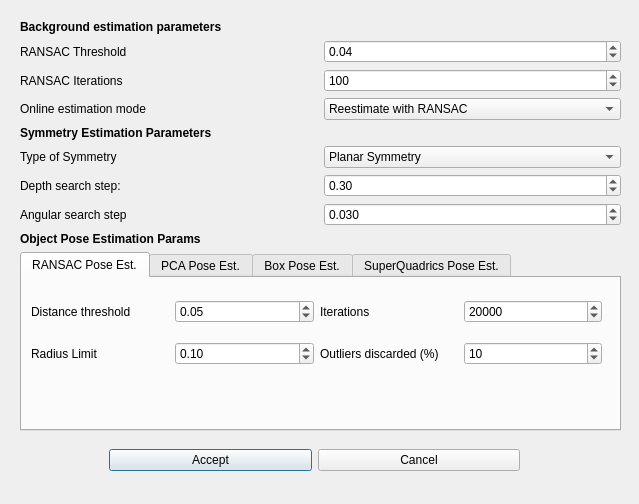
<?xml version="1.0" encoding="UTF-8"?>
<ui version="4.0">
 <class>SetParamsDlg</class>
 <widget class="QDialog" name="SetParamsDlg">
  <property name="geometry">
   <rect>
    <x>0</x>
    <y>0</y>
    <width>639</width>
    <height>504</height>
   </rect>
  </property>
  <property name="windowTitle">
   <string>Pose Estimation Parameters</string>
  </property>
  <widget class="QWidget" name="verticalLayoutWidget">
   <property name="geometry">
    <rect>
     <x>20</x>
     <y>20</y>
     <width>601</width>
     <height>411</height>
    </rect>
   </property>
   <layout class="QVBoxLayout" name="verticalLayout">
    <item>
     <widget class="QLabel" name="label">
      <property name="font">
       <font>
        <weight>75</weight>
        <bold>true</bold>
       </font>
      </property>
      <property name="text">
       <string>Background estimation parameters</string>
      </property>
     </widget>
    </item>
    <item>
     <layout class="QGridLayout" name="gridLayout">
      <item row="0" column="1">
       <widget class="QDoubleSpinBox" name="doubleSpinBox">
        <property name="value">
         <double>0.040000000000000</double>
        </property>
       </widget>
      </item>
      <item row="1" column="0">
       <widget class="QLabel" name="label_4">
        <property name="text">
         <string>RANSAC Iterations</string>
        </property>
       </widget>
      </item>
      <item row="1" column="1">
       <widget class="QSpinBox" name="spinBox">
        <property name="maximum">
         <number>10000</number>
        </property>
        <property name="value">
         <number>100</number>
        </property>
       </widget>
      </item>
      <item row="0" column="0">
       <widget class="QLabel" name="label_3">
        <property name="text">
         <string>RANSAC Threshold</string>
        </property>
       </widget>
      </item>
      <item row="2" column="0">
       <widget class="QLabel" name="label_5">
        <property name="text">
         <string>Online estimation mode</string>
        </property>
       </widget>
      </item>
      <item row="2" column="1">
       <widget class="QComboBox" name="comboBox">
        <item>
         <property name="text">
          <string>Reestimate with RANSAC</string>
         </property>
        </item>
        <item>
         <property name="text">
          <string>Use estimated Depth</string>
         </property>
        </item>
       </widget>
      </item>
     </layout>
    </item>
    <item>
     <widget class="QLabel" name="label_6">
      <property name="font">
       <font>
        <weight>75</weight>
        <bold>true</bold>
       </font>
      </property>
      <property name="text">
       <string>Symmetry Estimation Parameters</string>
      </property>
     </widget>
    </item>
    <item>
     <layout class="QGridLayout" name="gridLayout_2">
      <item row="0" column="0">
       <layout class="QGridLayout" name="gridLayout_3">
        <item row="0" column="0">
         <widget class="QLabel" name="label_7">
          <property name="text">
           <string>Type of Symmetry</string>
          </property>
         </widget>
        </item>
        <item row="1" column="0">
         <widget class="QLabel" name="label_8">
          <property name="text">
           <string>Depth search step:</string>
          </property>
         </widget>
        </item>
        <item row="0" column="1">
         <widget class="QComboBox" name="comboBox_2">
          <item>
           <property name="text">
            <string>Planar Symmetry</string>
           </property>
          </item>
          <item>
           <property name="text">
            <string>Simple Planar Symmetry</string>
           </property>
          </item>
          <item>
           <property name="text">
            <string>Axial Symmetry</string>
           </property>
          </item>
          <item>
           <property name="text">
            <string>Simple Axial Symmetry</string>
           </property>
          </item>
         </widget>
        </item>
        <item row="2" column="0">
         <widget class="QLabel" name="label_9">
          <property name="text">
           <string>Angular search step </string>
          </property>
         </widget>
        </item>
        <item row="1" column="1">
         <widget class="QDoubleSpinBox" name="doubleSpinBox_2">
          <property name="maximum">
           <double>1.000000000000000</double>
          </property>
          <property name="singleStep">
           <double>0.010000000000000</double>
          </property>
          <property name="value">
           <double>0.300000000000000</double>
          </property>
         </widget>
        </item>
        <item row="2" column="1">
         <widget class="QDoubleSpinBox" name="doubleSpinBox_3">
          <property name="decimals">
           <number>3</number>
          </property>
          <property name="maximum">
           <double>31416.000000000000000</double>
          </property>
          <property name="singleStep">
           <double>0.100000000000000</double>
          </property>
          <property name="value">
           <double>0.030000000000000</double>
          </property>
         </widget>
        </item>
       </layout>
      </item>
     </layout>
    </item>
    <item>
     <widget class="QLabel" name="label_2">
      <property name="font">
       <font>
        <weight>75</weight>
        <bold>true</bold>
       </font>
      </property>
      <property name="text">
       <string>Object Pose Estimation Params</string>
      </property>
     </widget>
    </item>
    <item>
     <widget class="QTabWidget" name="tabWidget">
      <property name="currentIndex">
       <number>0</number>
      </property>
      <widget class="QWidget" name="tab_3">
       <attribute name="title">
        <string>RANSAC Pose Est.</string>
       </attribute>
       <widget class="QWidget" name="gridLayoutWidget_4">
        <property name="geometry">
         <rect>
          <x>9</x>
          <y>9</y>
          <width>571</width>
          <height>91</height>
         </rect>
        </property>
        <layout class="QGridLayout" name="gridLayout_4">
         <item row="0" column="3">
          <widget class="QSpinBox" name="spinBox_2">
           <property name="maximum">
            <number>1000000</number>
           </property>
           <property name="singleStep">
            <number>1000</number>
           </property>
           <property name="value">
            <number>20000</number>
           </property>
          </widget>
         </item>
         <item row="0" column="0">
          <widget class="QLabel" name="label_10">
           <property name="text">
            <string>Distance threshold</string>
           </property>
          </widget>
         </item>
         <item row="0" column="2">
          <widget class="QLabel" name="label_11">
           <property name="text">
            <string>Iterations</string>
           </property>
          </widget>
         </item>
         <item row="0" column="1">
          <widget class="QDoubleSpinBox" name="doubleSpinBox_4">
           <property name="maximum">
            <double>1.000000000000000</double>
           </property>
           <property name="singleStep">
            <double>0.010000000000000</double>
           </property>
           <property name="value">
            <double>0.050000000000000</double>
           </property>
          </widget>
         </item>
         <item row="1" column="0">
          <widget class="QLabel" name="label_12">
           <property name="text">
            <string>Radius Limit</string>
           </property>
          </widget>
         </item>
         <item row="1" column="1">
          <widget class="QDoubleSpinBox" name="doubleSpinBox_5">
           <property name="maximum">
            <double>1.000000000000000</double>
           </property>
           <property name="singleStep">
            <double>0.010000000000000</double>
           </property>
           <property name="value">
            <double>0.100000000000000</double>
           </property>
          </widget>
         </item>
         <item row="1" column="2">
          <widget class="QLabel" name="label_13">
           <property name="text">
            <string>Outliers discarded (%)</string>
           </property>
          </widget>
         </item>
         <item row="1" column="3">
          <widget class="QSpinBox" name="spinBox_3">
           <property name="maximum">
            <number>100</number>
           </property>
           <property name="value">
            <number>10</number>
           </property>
          </widget>
         </item>
        </layout>
       </widget>
      </widget>
      <widget class="QWidget" name="tab_5">
       <attribute name="title">
        <string>PCA Pose Est.</string>
       </attribute>
      </widget>
      <widget class="QWidget" name="tab_4">
       <attribute name="title">
        <string>Box Pose Est.</string>
       </attribute>
      </widget>
      <widget class="QWidget" name="tab_6">
       <attribute name="title">
        <string>SuperQuadrics Pose Est.</string>
       </attribute>
      </widget>
     </widget>
    </item>
   </layout>
  </widget>
  <widget class="QWidget" name="horizontalLayoutWidget">
   <property name="geometry">
    <rect>
     <x>109</x>
     <y>440</y>
     <width>411</width>
     <height>41</height>
    </rect>
   </property>
   <layout class="QHBoxLayout" name="horizontalLayout">
    <item>
     <widget class="QPushButton" name="pushButton">
      <property name="text">
       <string>Accept</string>
      </property>
     </widget>
    </item>
    <item>
     <widget class="QPushButton" name="pushButton_2">
      <property name="text">
       <string>Cancel</string>
      </property>
     </widget>
    </item>
   </layout>
  </widget>
 </widget>
 <resources/>
 <connections/>
</ui>
